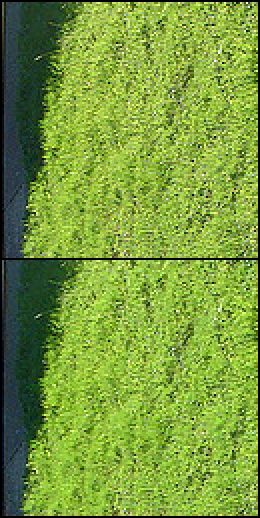
#> input picture epoch-test.png, 260 x 518 px
$ python -i sweep_embed_alpha.py   (imports and definitions only)
#> lines starting #> are read from the running program, lines starting #| are printed output that depends on the picture
#!/usr/bin/env python3
"""Sweep MoE embed alpha: weak = cover + alpha * (encoded - cover). Identity-channel PSNR/BER."""
from __future__ import annotations

import argparse
import csv
import sys
from pathlib import Path

import numpy as np
import torch
from PIL import Image
from tqdm import tqdm

ROOT = Path(__file__).resolve().parents[1]
sys.path.insert(0, str(ROOT / "scripts"))

import compare_hidden_vs_moe_watermark as cmp  # noqa: E402

PATCH = 128
# [1 line that did not run here, left out]
# [1 line that did not run here, left out]
BENCHMARK_CSV = ROOT / "results" / "benchmark_hidden" / "results_combined.csv"


def load_rgb_patch(path: Path, size: int = PATCH) -> Image.Image:
#> called with path = '../epoch-test.png', size = 128
    with Image.open(path) as im:
#> im is the input picture: PIL image 260x518 RGB; mean R, G, B 121.6, 155.2, 60.6
        im = im.convert("RGB")
        w, h = im.size
#> w = 260; h = 518
        s = min(w, h)
#> s = 260
        l, t = (w - s) // 2, (h - s) // 2
#> l = 0; t = 129
        return im.crop((l, t, l + s, t + s)).resize((size, size), Image.Resampling.LANCZOS).copy()
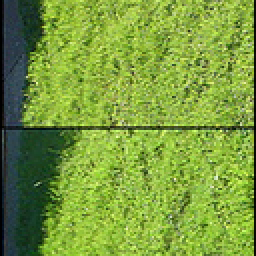
#> returned value: PIL image 128x128 RGB (shown 2 times larger); mean R, G, B 122.1, 155.8, 61


# [4 lines left out: function pil_to_tensor, not called in this run]


def tensor_to_pil(t: torch.Tensor) -> Image.Image:
    arr = ((t.detach().cpu().clamp(-1, 1) + 1) * 127.5).squeeze(0).permute(1, 2, 0).numpy().astype(np.uint8)
    return Image.fromarray(arr)


# [159 lines left out: functions psnr_pil, bit_error, list_images, eval_alpha, main, not called in this run]


# [2 lines not run here, left out]

>>> result = load_rgb_patch('../epoch-test.png')
